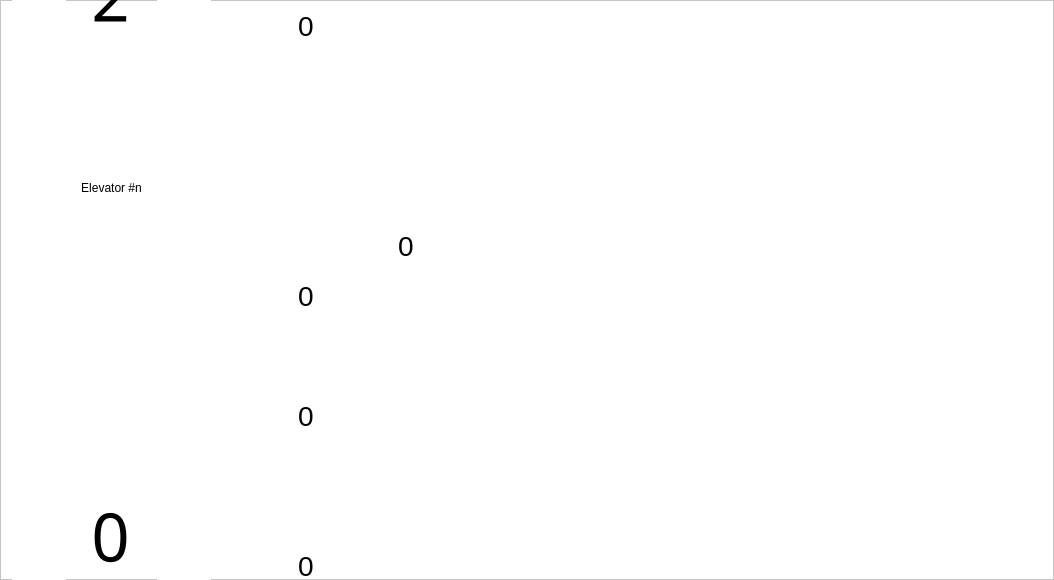
<?xml version="1.0" encoding="UTF-8"?>
<ui version="4.0">
 <class>Elevator</class>
 <widget class="QFrame" name="Elevator">
  <property name="geometry">
   <rect>
    <x>0</x>
    <y>0</y>
    <width>1054</width>
    <height>580</height>
   </rect>
  </property>
  <property name="minimumSize">
   <size>
    <width>0</width>
    <height>468</height>
   </size>
  </property>
  <property name="maximumSize">
   <size>
    <width>16777215</width>
    <height>580</height>
   </size>
  </property>
  <property name="windowTitle">
   <string>Frame</string>
  </property>
  <property name="styleSheet">
   <string notr="true">background-color: rgba(255, 255, 255,255);</string>
  </property>
  <property name="frameShape">
   <enum>QFrame::StyledPanel</enum>
  </property>
  <property name="frameShadow">
   <enum>QFrame::Raised</enum>
  </property>
  <widget class="QWidget" name="line_rb" native="true">
   <property name="geometry">
    <rect>
     <x>157</x>
     <y>-20</y>
     <width>31</width>
     <height>621</height>
    </rect>
   </property>
   <property name="styleSheet">
    <string notr="true">image: url(:/image/right-back-line);
background-color: argb(255, 255, 255,0);</string>
   </property>
  </widget>
  <widget class="QWidget" name="line_lf" native="true">
   <property name="geometry">
    <rect>
     <x>12</x>
     <y>-20</y>
     <width>31</width>
     <height>621</height>
    </rect>
   </property>
   <property name="styleSheet">
    <string notr="true">image: url(:/image/left-front-line);
background-color: argb(255, 255, 255,0);</string>
   </property>
  </widget>
  <widget class="QWidget" name="line_rf" native="true">
   <property name="geometry">
    <rect>
     <x>180</x>
     <y>-20</y>
     <width>31</width>
     <height>621</height>
    </rect>
   </property>
   <property name="styleSheet">
    <string notr="true">image: url(:/image/right-front-line);
background-color: argb(255, 255, 255,0);</string>
   </property>
  </widget>
  <widget class="QWidget" name="line_lb" native="true">
   <property name="geometry">
    <rect>
     <x>35</x>
     <y>-20</y>
     <width>31</width>
     <height>621</height>
    </rect>
   </property>
   <property name="styleSheet">
    <string notr="true">image: url(:/image/left-back-line);
background-color: argb(255, 255, 255,0);</string>
   </property>
  </widget>
  <widget class="QWidget" name="frame" native="true">
   <property name="geometry">
    <rect>
     <x>21</x>
     <y>180</y>
     <width>181</width>
     <height>231</height>
    </rect>
   </property>
   <property name="styleSheet">
    <string notr="true">image: url(:/image/frame);
background-color: argb(255, 255, 255,0);</string>
   </property>
   <widget class="QWidget" name="ldoor" native="true">
    <property name="geometry">
     <rect>
      <x>0</x>
      <y>40</y>
      <width>91</width>
      <height>191</height>
     </rect>
    </property>
    <property name="styleSheet">
     <string notr="true">image: url(:/image/ldoor);
background-color: argb(255, 255, 255,0);</string>
    </property>
   </widget>
   <widget class="QWidget" name="rdoor" native="true">
    <property name="geometry">
     <rect>
      <x>90</x>
      <y>40</y>
      <width>91</width>
      <height>191</height>
     </rect>
    </property>
    <property name="styleSheet">
     <string notr="true">image: url(:/image/rdoor);
background-color: argb(255, 255, 255,0);</string>
    </property>
   </widget>
   <widget class="QWidget" name="lmask" native="true">
    <property name="geometry">
     <rect>
      <x>-77</x>
      <y>40</y>
      <width>91</width>
      <height>191</height>
     </rect>
    </property>
    <property name="styleSheet">
     <string notr="true">image: url(:/image/lmask);
background-color: argb(255, 255, 255,0);</string>
    </property>
   </widget>
   <widget class="QWidget" name="rmask" native="true">
    <property name="geometry">
     <rect>
      <x>167</x>
      <y>40</y>
      <width>91</width>
      <height>191</height>
     </rect>
    </property>
    <property name="styleSheet">
     <string notr="true">image: url(:/image/rmask);
background-color: argb(255, 255, 255,0);</string>
    </property>
   </widget>
   <widget class="QLabel" name="elevatorIndex">
    <property name="geometry">
     <rect>
      <x>0</x>
      <y>-1</y>
      <width>181</width>
      <height>18</height>
     </rect>
    </property>
    <property name="styleSheet">
     <string notr="true">image: url();</string>
    </property>
    <property name="text">
     <string>Elevator #n</string>
    </property>
    <property name="alignment">
     <set>Qt::AlignCenter</set>
    </property>
   </widget>
   <widget class="QWidget" name="man_board" native="true">
    <property name="geometry">
     <rect>
      <x>10</x>
      <y>40</y>
      <width>71</width>
      <height>211</height>
     </rect>
    </property>
    <property name="styleSheet">
     <string notr="true">image: url(:/image/stickman);
background-color: rgba(255, 255, 255, 0);</string>
    </property>
    <widget class="QLabel" name="count_board">
     <property name="geometry">
      <rect>
       <x>0</x>
       <y>10</y>
       <width>72</width>
       <height>31</height>
      </rect>
     </property>
     <property name="font">
      <font>
       <pointsize>21</pointsize>
      </font>
     </property>
     <property name="styleSheet">
      <string notr="true">image: url();</string>
     </property>
     <property name="text">
      <string>0</string>
     </property>
     <property name="alignment">
      <set>Qt::AlignCenter</set>
     </property>
    </widget>
   </widget>
   <widget class="QWidget" name="light_up" native="true">
    <property name="geometry">
     <rect>
      <x>70</x>
      <y>16</y>
      <width>21</width>
      <height>21</height>
     </rect>
    </property>
    <property name="styleSheet">
     <string notr="true">image: url(:/image/upward);
background-color: rgba(255, 255, 127, 0);</string>
    </property>
   </widget>
   <widget class="QWidget" name="light_down" native="true">
    <property name="geometry">
     <rect>
      <x>90</x>
      <y>16</y>
      <width>21</width>
      <height>21</height>
     </rect>
    </property>
    <property name="styleSheet">
     <string notr="true">image: url(:/image/downward);
background-color: rgba(255, 255, 127, 0);</string>
    </property>
   </widget>
   <zorder>light_down</zorder>
   <zorder>light_up</zorder>
   <zorder>lmask</zorder>
   <zorder>rmask</zorder>
   <zorder>elevatorIndex</zorder>
   <zorder>man_board</zorder>
   <zorder>ldoor</zorder>
   <zorder>rdoor</zorder>
  </widget>
  <widget class="QWidget" name="floorNumbers" native="true">
   <property name="geometry">
    <rect>
     <x>0</x>
     <y>-100</y>
     <width>231</width>
     <height>1151</height>
    </rect>
   </property>
   <property name="styleSheet">
    <string notr="true">background-color: rgba(0, 0, 0, 0);</string>
   </property>
   <widget class="QLabel" name="fn1">
    <property name="geometry">
     <rect>
      <x>40</x>
      <y>40</y>
      <width>141</width>
      <height>111</height>
     </rect>
    </property>
    <property name="font">
     <font>
      <family>Courier 10 Pitch Pro</family>
      <pointsize>50</pointsize>
     </font>
    </property>
    <property name="text">
     <string>2</string>
    </property>
    <property name="alignment">
     <set>Qt::AlignCenter</set>
    </property>
   </widget>
   <widget class="QLabel" name="fn3">
    <property name="geometry">
     <rect>
      <x>40</x>
      <y>580</y>
      <width>141</width>
      <height>111</height>
     </rect>
    </property>
    <property name="font">
     <font>
      <family>Courier 10 Pitch Pro</family>
      <pointsize>50</pointsize>
     </font>
    </property>
    <property name="text">
     <string>0</string>
    </property>
    <property name="alignment">
     <set>Qt::AlignCenter</set>
    </property>
   </widget>
   <widget class="QLabel" name="fn2">
    <property name="geometry">
     <rect>
      <x>40</x>
      <y>310</y>
      <width>141</width>
      <height>111</height>
     </rect>
    </property>
    <property name="font">
     <font>
      <family>Courier 10 Pitch Pro</family>
      <pointsize>50</pointsize>
     </font>
    </property>
    <property name="text">
     <string>1</string>
    </property>
    <property name="alignment">
     <set>Qt::AlignCenter</set>
    </property>
   </widget>
   <widget class="QLabel" name="fn4">
    <property name="geometry">
     <rect>
      <x>40</x>
      <y>850</y>
      <width>141</width>
      <height>111</height>
     </rect>
    </property>
    <property name="font">
     <font>
      <family>Courier 10 Pitch Pro</family>
      <pointsize>50</pointsize>
     </font>
    </property>
    <property name="text">
     <string>B1</string>
    </property>
    <property name="alignment">
     <set>Qt::AlignCenter</set>
    </property>
   </widget>
  </widget>
  <widget class="QWidget" name="floors" native="true">
   <property name="geometry">
    <rect>
     <x>270</x>
     <y>-90</y>
     <width>231</width>
     <height>1081</height>
    </rect>
   </property>
   <property name="styleSheet">
    <string notr="true">background-color: rgba(0, 0, 0, 0);</string>
   </property>
   <widget class="QWidget" name="floor" native="true">
    <property name="geometry">
     <rect>
      <x>0</x>
      <y>0</y>
      <width>210</width>
      <height>271</height>
     </rect>
    </property>
    <property name="styleSheet">
     <string notr="true">background-color: rgba(0, 0, 0, 0);</string>
    </property>
    <widget class="QWidget" name="platform_2" native="true">
     <property name="geometry">
      <rect>
       <x>0</x>
       <y>230</y>
       <width>211</width>
       <height>41</height>
      </rect>
     </property>
     <property name="styleSheet">
      <string notr="true">background-color: rgba(255,255,255,200);</string>
     </property>
    </widget>
    <widget class="QWidget" name="man_waiting" native="true">
     <property name="geometry">
      <rect>
       <x>0</x>
       <y>90</y>
       <width>71</width>
       <height>211</height>
      </rect>
     </property>
     <property name="styleSheet">
      <string notr="true">image: url(:/image/stickman);
background-color: rgba(255, 255, 255, 0);</string>
     </property>
     <widget class="QLabel" name="count_waiting">
      <property name="geometry">
       <rect>
        <x>0</x>
        <y>10</y>
        <width>72</width>
        <height>31</height>
       </rect>
      </property>
      <property name="font">
       <font>
        <pointsize>21</pointsize>
       </font>
      </property>
      <property name="styleSheet">
       <string notr="true">image: url();</string>
      </property>
      <property name="text">
       <string>0</string>
      </property>
      <property name="alignment">
       <set>Qt::AlignCenter</set>
      </property>
     </widget>
    </widget>
   </widget>
   <widget class="QWidget" name="floor_2" native="true">
    <property name="geometry">
     <rect>
      <x>0</x>
      <y>270</y>
      <width>210</width>
      <height>271</height>
     </rect>
    </property>
    <property name="styleSheet">
     <string notr="true">background-color: rgba(0, 0, 0, 0);</string>
    </property>
    <widget class="QWidget" name="platform_3" native="true">
     <property name="geometry">
      <rect>
       <x>0</x>
       <y>230</y>
       <width>211</width>
       <height>41</height>
      </rect>
     </property>
     <property name="styleSheet">
      <string notr="true">background-color: rgba(255,255,255,200);</string>
     </property>
    </widget>
    <widget class="QWidget" name="man_waiting_2" native="true">
     <property name="geometry">
      <rect>
       <x>0</x>
       <y>90</y>
       <width>71</width>
       <height>211</height>
      </rect>
     </property>
     <property name="styleSheet">
      <string notr="true">image: url(:/image/stickman);
background-color: rgba(255, 255, 255, 0);</string>
     </property>
     <widget class="QLabel" name="count_waiting_2">
      <property name="geometry">
       <rect>
        <x>0</x>
        <y>10</y>
        <width>72</width>
        <height>31</height>
       </rect>
      </property>
      <property name="font">
       <font>
        <pointsize>21</pointsize>
       </font>
      </property>
      <property name="styleSheet">
       <string notr="true">image: url();</string>
      </property>
      <property name="text">
       <string>0</string>
      </property>
      <property name="alignment">
       <set>Qt::AlignCenter</set>
      </property>
     </widget>
    </widget>
   </widget>
   <widget class="QWidget" name="floor_3" native="true">
    <property name="geometry">
     <rect>
      <x>0</x>
      <y>540</y>
      <width>210</width>
      <height>271</height>
     </rect>
    </property>
    <property name="styleSheet">
     <string notr="true">background-color: rgba(0, 0, 0, 0);</string>
    </property>
    <widget class="QWidget" name="platform_4" native="true">
     <property name="geometry">
      <rect>
       <x>0</x>
       <y>230</y>
       <width>211</width>
       <height>41</height>
      </rect>
     </property>
     <property name="styleSheet">
      <string notr="true">background-color: rgba(255,255,255,200);</string>
     </property>
    </widget>
    <widget class="QWidget" name="man_waiting_3" native="true">
     <property name="geometry">
      <rect>
       <x>0</x>
       <y>90</y>
       <width>71</width>
       <height>211</height>
      </rect>
     </property>
     <property name="styleSheet">
      <string notr="true">image: url(:/image/stickman);
background-color: rgba(255, 255, 255, 0);</string>
     </property>
     <widget class="QLabel" name="count_waiting_3">
      <property name="geometry">
       <rect>
        <x>0</x>
        <y>10</y>
        <width>72</width>
        <height>31</height>
       </rect>
      </property>
      <property name="font">
       <font>
        <pointsize>21</pointsize>
       </font>
      </property>
      <property name="styleSheet">
       <string notr="true">image: url();</string>
      </property>
      <property name="text">
       <string>0</string>
      </property>
      <property name="alignment">
       <set>Qt::AlignCenter</set>
      </property>
     </widget>
    </widget>
   </widget>
   <widget class="QWidget" name="floor_4" native="true">
    <property name="geometry">
     <rect>
      <x>0</x>
      <y>810</y>
      <width>210</width>
      <height>271</height>
     </rect>
    </property>
    <property name="styleSheet">
     <string notr="true">background-color: rgba(0, 0, 0, 0);</string>
    </property>
    <widget class="QWidget" name="platform_5" native="true">
     <property name="geometry">
      <rect>
       <x>0</x>
       <y>230</y>
       <width>211</width>
       <height>41</height>
      </rect>
     </property>
     <property name="styleSheet">
      <string notr="true">background-color: rgba(255,255,255,200);</string>
     </property>
    </widget>
    <widget class="QWidget" name="man_waiting_4" native="true">
     <property name="geometry">
      <rect>
       <x>0</x>
       <y>90</y>
       <width>71</width>
       <height>211</height>
      </rect>
     </property>
     <property name="styleSheet">
      <string notr="true">image: url(:/image/stickman);
background-color: rgba(255, 255, 255, 0);</string>
     </property>
     <widget class="QLabel" name="count_waiting_4">
      <property name="geometry">
       <rect>
        <x>0</x>
        <y>10</y>
        <width>72</width>
        <height>31</height>
       </rect>
      </property>
      <property name="font">
       <font>
        <pointsize>21</pointsize>
       </font>
      </property>
      <property name="styleSheet">
       <string notr="true">image: url();</string>
      </property>
      <property name="text">
       <string>0</string>
      </property>
      <property name="alignment">
       <set>Qt::AlignCenter</set>
      </property>
     </widget>
    </widget>
   </widget>
  </widget>
  <widget class="QWidget" name="man_in" native="true">
   <property name="geometry">
    <rect>
     <x>370</x>
     <y>220</y>
     <width>71</width>
     <height>211</height>
    </rect>
   </property>
   <property name="styleSheet">
    <string notr="true">image: url(:/image/stickman);
background-color: rgba(255, 255, 255, 0);</string>
   </property>
   <widget class="QLabel" name="count_in">
    <property name="geometry">
     <rect>
      <x>0</x>
      <y>10</y>
      <width>72</width>
      <height>31</height>
     </rect>
    </property>
    <property name="font">
     <font>
      <pointsize>21</pointsize>
     </font>
    </property>
    <property name="styleSheet">
     <string notr="true">image: url();</string>
    </property>
    <property name="text">
     <string>0</string>
    </property>
    <property name="alignment">
     <set>Qt::AlignCenter</set>
    </property>
   </widget>
  </widget>
  <widget class="QWidget" name="man_out" native="true">
   <property name="geometry">
    <rect>
     <x>270</x>
     <y>390</y>
     <width>71</width>
     <height>211</height>
    </rect>
   </property>
   <property name="styleSheet">
    <string notr="true">image: url(:/image/stickman);
background-color: rgba(255, 255, 255, 0);</string>
   </property>
   <widget class="QLabel" name="count_out">
    <property name="geometry">
     <rect>
      <x>0</x>
      <y>10</y>
      <width>72</width>
      <height>31</height>
     </rect>
    </property>
    <property name="font">
     <font>
      <pointsize>21</pointsize>
     </font>
    </property>
    <property name="styleSheet">
     <string notr="true">image: url();</string>
    </property>
    <property name="text">
     <string>0</string>
    </property>
    <property name="alignment">
     <set>Qt::AlignCenter</set>
    </property>
   </widget>
  </widget>
  <zorder>floorNumbers</zorder>
  <zorder>line_rb</zorder>
  <zorder>line_lf</zorder>
  <zorder>line_rf</zorder>
  <zorder>line_lb</zorder>
  <zorder>frame</zorder>
  <zorder>floors</zorder>
  <zorder>man_in</zorder>
  <zorder>man_out</zorder>
 </widget>
 <resources/>
 <connections/>
</ui>
